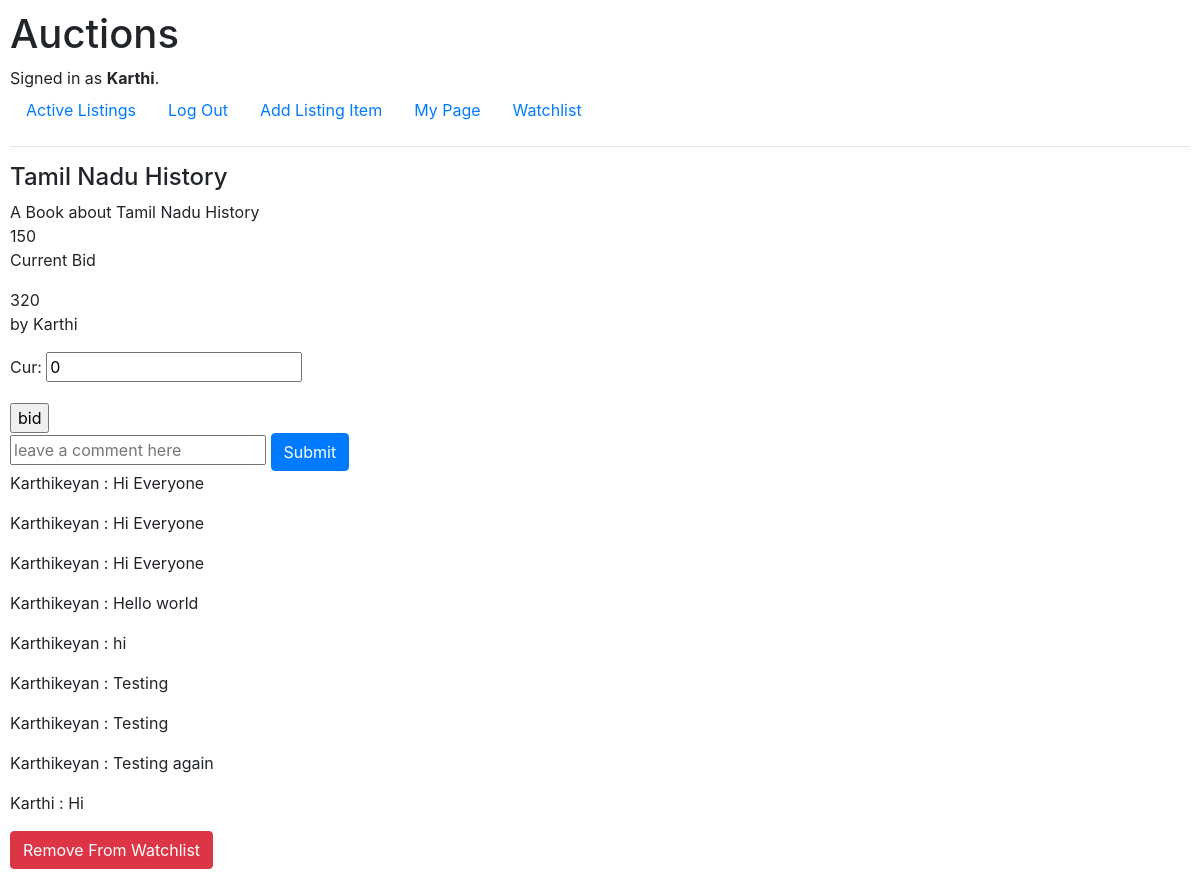
/listing/Tamil Nadu History (signed in), run on the app's committed database.
### auctions/models.py (models this page shows, shortened)
class User(AbstractUser):
    pass

class listing(models.Model):
    title = models.CharField(max_length=20)
    description = models.CharField(max_length=64)
    price = models.IntegerField()
    category = models.ForeignKey(Category, blank=True, null=True, on_delete=models.CASCADE, related_name="item_type")
    image = models.ImageField(null=True, blank=True, upload_to='images/')
    posted_user = models.ForeignKey(User, related_name="posted_item", on_delete=models.CASCADE, null=True)
    isActive = models.BooleanField(default=True)
    watchlist = models.ManyToManyField(User, null=True, related_name="Watch_items", blank=True)

class comment(models.Model):
    commented = models.ForeignKey(listing,on_delete=models.CASCADE, null=True, blank=True, related_name="comments")
    commenter = models.ForeignKey(User, related_name="user_name", on_delete=models.CASCADE, null=True)
    comment = models.CharField(max_length=100, null=True)
    def __str__(self):
        return f"{self.commenter} : {self.comment}"

### auctions/views.py (the view)
# urls.py: path("listing/<str:t>", views.list, name="list"),
def list(request, t):
    o = listing.objects.get(title=t)
    inWatchlist = request.user in o.watchlist.all()
    form = BidsForm()
    try:
        cur_item = bid.objects.get(item = o.id)
        curr = cur_item.cur
        by = cur_item.buyer
    except:
        curr = 0
        by = "None"
    comms = comment.objects.filter(commented = o)
    return render(request, "auctions/listings.html", {
        "cur" : curr,
        "listings" : o,
        "watching" : inWatchlist,
        "form" : form,
        "comms" : comms,
        "by" : by
    })

### auctions/forms.py
class BidsForm(ModelForm):
    class Meta:
        model = bid
        fields = ("cur",)

### auctions/templates/auctions/listings.html (shortened to what this page needs)
{% extends 'auctions/layout.html' %}
{%block body %}
<div><h4>{{listings.title}}</h4></div>
<div>{{listings.description}}</div>
<div>{{listings.price}}</div>
<div><p>Current Bid </p>{{cur}}<p> by {{by}}</p></div>
{% if user.is_authenticated %}
<form action="{% url 'bid' listings.id %}" method="post">
    {{ form.as_p }}
    <input type="submit" value="bid" />
</form>
{%endif%}
{% if user.is_authenticated %}
<form action="{% url 'com' listings.id %}" method="post">
    <input type="text" name="comment" placeholder="leave a comment here" />
    <input type="submit" value="Submit" class="btn btn-primary" />
</form>
{% endif %}
{% for comm in comms %}
<p>{{comm}}</p>
{% empty %}
No comments
{% endfor %}
{% if user.is_authenticated %}
{% if watching %}
<form action="{% url 'remove' listings.id %}" method="post">
    <input type="submit" class="btn btn-danger" value="Remove From Watchlist" />
</form>
{% else %}
<form action="{% url 'add' listings.id %}" method="post">
    {% csrf_token %}
    <input type="submit" class="btn btn-success" value="Add to Watchlist" />
</form>
{%endif%}
{%endif%}
{% endblock %}

### auctions/templates/auctions/layout.html (shortened to what this page needs)
{% load static %}
<!DOCTYPE html>
<html lang="en">
    <head>
        <link rel="stylesheet" href="https://stackpath.bootstrapcdn.com/bootstrap/4.4.1/css/bootstrap.min.css">
        <link href="{% static 'auctions/styles.css' %}" rel="stylesheet">
    </head>
    <body>
        <h1>Auctions</h1>
        <div>
            {% if user.is_authenticated %}
                Signed in as <strong>{{ user.username }}</strong>.
            {% else %}
                Not signed in.
            {% endif %}
        </div>
        <ul class="nav">
            <li class="nav-item">
                <a class="nav-link" href="{% url 'index' %}">Active Listings</a>
            </li>
            {% if user.is_authenticated %}
                <li class="nav-item">
                    <a class="nav-link" href="{% url 'logout' %}">Log Out</a>
                </li>
                <li class="nav-item">
                    <a class="nav-link" href="{% url 'new' %}">Add Listing Item</a>
                </li>
                <li class="nav-item">
                    <a class="nav-link" href="{% url 'mypage' %}">My Page</a>
                </li>
                <li class="nav-item">
                    <a class="nav-link" href="{% url 'watch' %}">Watchlist</a>
                </li>
            {% endif %}
        </ul>
        <hr>
        {% block body %}
        {% endblock %}
    </body>
</html>

### auctions/static/auctions/styles.css (style rules this page uses)
body { padding: 10px; }

### data on the page
User: username "Karthi"
listing: title "Tamil Nadu History", description "A Book about Tamil Nadu History", price "150"
comment: commenter+comment "Karthikeyan : Hi Everyone"
comment: commenter+comment "Karthikeyan : Hi Everyone"
comment: commenter+comment "Karthikeyan : Hi Everyone"
comment: commenter+comment "Karthikeyan : Hello world"
comment: commenter+comment "Karthikeyan : hi"
comment: commenter+comment "Karthikeyan : Testing"
comment: commenter+comment "Karthikeyan : Testing"
comment: commenter+comment "Karthikeyan : Testing again"
comment: commenter+comment "Karthi : Hi"

### other printed values
{{ cur }} "320"
